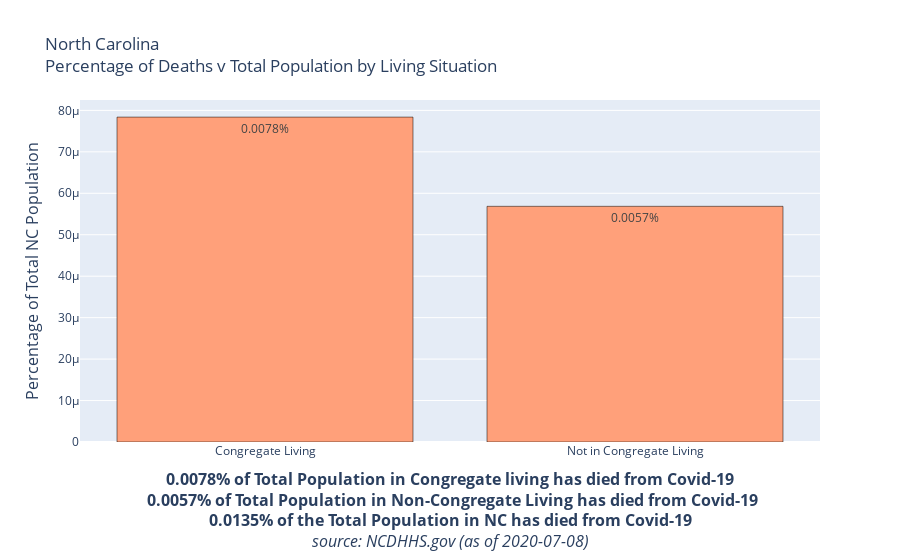

Notebook source saved alongside this figure:
### Code cell
Total_Deaths_Congregate = '{:.4%}'.format(df_grouped.reset_index()['%TotalPopulation'][0])
Total_Deaths_Non_Congregate = '{:.4%}'.format(df_grouped.reset_index()['%TotalPopulation'][1])
Total_Deaths = '{:.4%}'.format(df_grouped.reset_index()['%TotalPopulation'].sum())

fig = go.Figure(data=[
     go.Bar(name = '% Of All Deaths', x=df_grouped.reset_index()['Congregate_Living'],
           y = df_grouped.reset_index()['%TotalPopulation'],
           text=[Total_Deaths_Congregate, Total_Deaths_Non_Congregate],
           marker_color='lightsalmon',
           textposition='inside',marker_line_color='black'),
#     go.Bar(name = '% Of All Cases', x=df_grouped.reset_index()['Congregate_Living'],y = df_grouped.reset_index()['%TotalPop/Cases'],text=['11% of All Cases', '89% of All Cases'],marker_color='lightblue',
#             textposition='inside',marker_line_color='black', textfont=dict(color="black"), hoverinfo='none')
])
# Change the bar mode
fig.update_layout(barmode='group', title = 'North Carolina<br>Percentage of Deaths v Total Population by Living Situation',
    yaxis=dict(
        title='Percentage of Total NC Population',
        titlefont_size=16,
        tickfont_size=12,
    ),
    xaxis=dict(
        title=f"<b>{Total_Deaths_Congregate} of Total Population in Congregate living has died from Covid-19<br> {Total_Deaths_Non_Congregate} of Total Population in Non-Congregate Living has died from Covid-19<br>{Total_Deaths} of the Total Population in NC has died from Covid-19</b><br><i>source: NCDHHS.gov (as of {Date})</i>",
        titlefont_size=16,
        tickfont_size=12,
    ),              
    legend=dict(
        x=0,
        y=1.0,
        bgcolor='rgba(255, 255, 255, 0)',
        bordercolor='rgba(255, 255, 255, 0)'
    ))

fig.show()
pio.write_html(fig, file='DeathsVPopulation.html', auto_open=False)

### Figure 1 — Plotly figure (JSON) as saved in the notebook; plotly's stock layout.template omitted (floating-point values rounded to 4 significant figures)
{"data": [{"marker": {"color": "lightsalmon", "line": {"color": "black"}}, "name": "% Of All Deaths", "text": ["0.0078%", "0.0057%"], "textposition": "inside", "type": "bar", "x": ["Congregate Living", "Not in Congregate Living"], "y": [7.838e-05, 5.686e-05]}], "layout": {"autosize": true, "barmode": "group", "legend": {"bgcolor": "rgba(255, 255, 255, 0)", "bordercolor": "rgba(255, 255, 255, 0)", "x": 0, "y": 1}, "title": {"text": "North Carolina<br>Percentage of Deaths v Total Population by Living Situation"}, "xaxis": {"autorange": true, "range": [-0.5, 1.5], "tickfont": {"size": 12}, "title": {"font": {"size": 16}, "text": "<b>0.0078% of Total Population in Congregate living has died from Covid-19<br> 0.0057% of Total Population in Non-Congregate Living has died from Covid-19<br>0.0135% of the Total Population in NC has died from Covid-19</b><br><i>source: NCDHHS.gov (as of 2020-07-08)</i>"}, "type": "category"}, "yaxis": {"autorange": true, "range": [0, 8.251e-05], "tickfont": {"size": 12}, "title": {"font": {"size": 16}, "text": "Percentage of Total NC Population"}, "type": "linear"}}}
